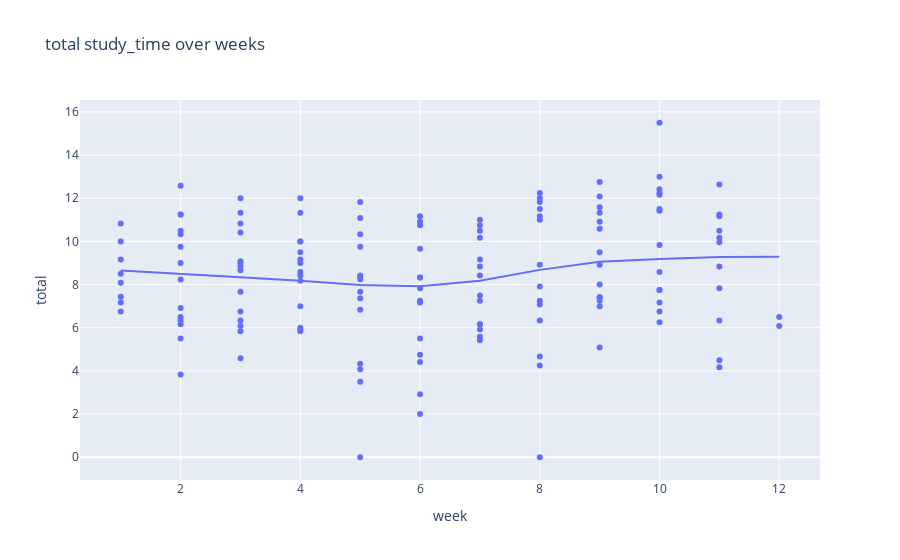

The notebook cell this image was saved under:
### Code cell
graph = clean_study[clean_study['week']!=0]
px.scatter(graph, x='week',y='total', title='total study_time over weeks',trendline='lowess')

### Figure 1 — Plotly figure (JSON) as saved in the notebook; plotly's stock layout.template omitted (floating-point values rounded to 4 significant figures; data arrays with more than 128 entries replaced by an {"elided": "..."} marker saying what was removed)
{"data": [{"hovertemplate": "week=%{x}<br>total=%{y}<extra></extra>", "legendgroup": "", "marker": {"color": "#636efa", "symbol": "circle"}, "mode": "markers", "name": "", "orientation": "v", "showlegend": false, "type": "scatter", "x": {"elided": "147 int values"}, "xaxis": "x", "y": {"elided": "147 float values"}, "yaxis": "y"}, {"hovertemplate": "<b>LOWESS trendline</b><br><br>week=%{x}<br>total=%{y} <b>(trend)</b><extra></extra>", "legendgroup": "", "marker": {"color": "#636efa", "symbol": "circle"}, "mode": "lines", "name": "", "showlegend": false, "type": "scatter", "x": {"elided": "147 int values"}, "xaxis": "x", "y": {"elided": "147 float values"}, "yaxis": "y"}], "layout": {"legend": {"tracegroupgap": 0}, "title": {"text": "total study_time over weeks"}, "xaxis": {"anchor": "y", "domain": [0, 1], "title": {"text": "week"}}, "yaxis": {"anchor": "x", "domain": [0, 1], "title": {"text": "total"}}}}
